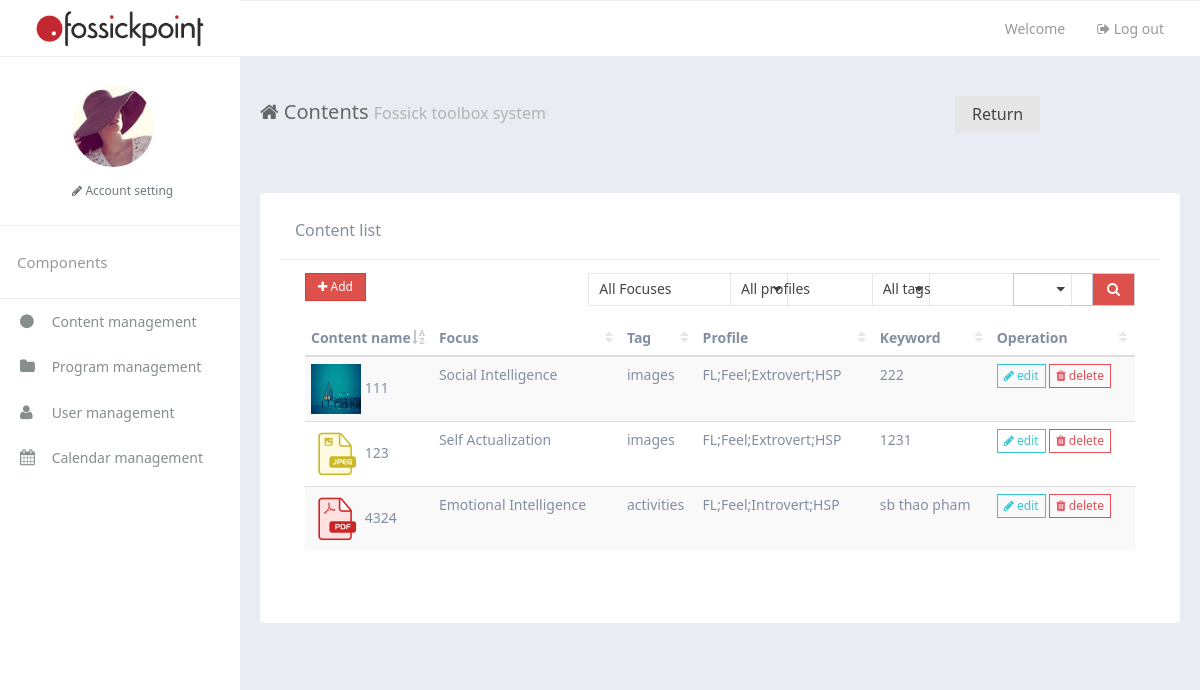
/toolbox/contents/ (signed in), run on an earlier commit of the app's database.
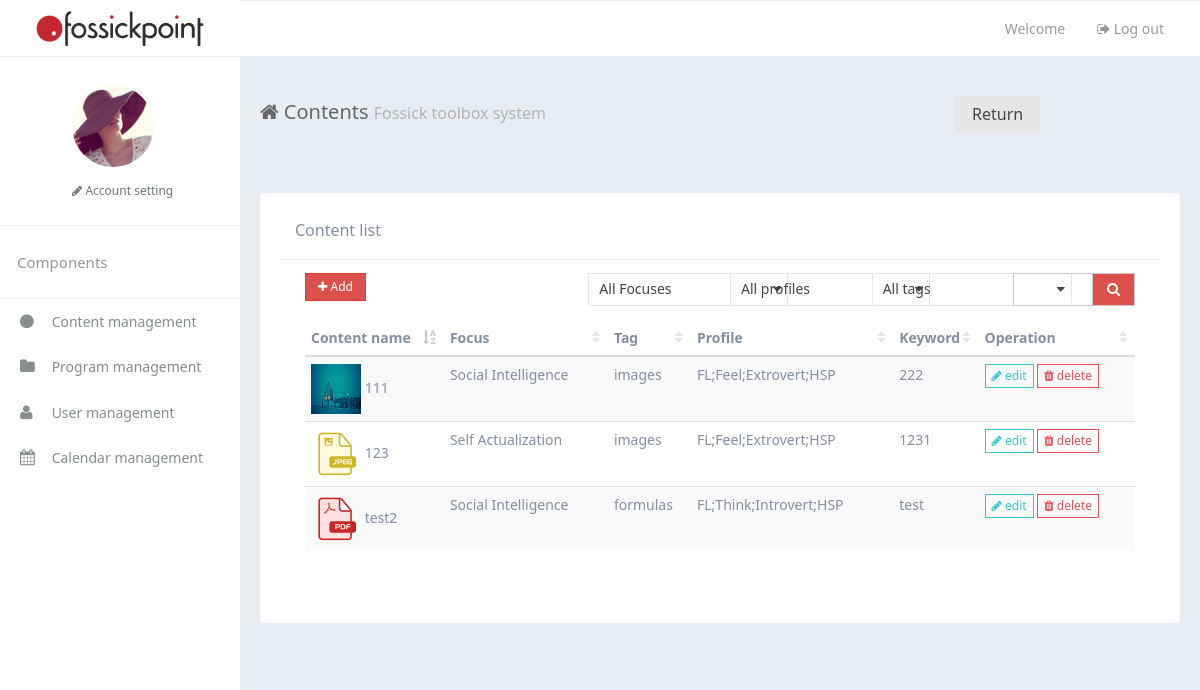
And on a later commit of the database.
### toolbox/models.py (models this page shows, shortened)
class Content(models.Model):
    name = models.CharField(max_length=100)
    type_choice = (('doc','doc'),('pdf','pdf'),('image', 'image'),('video', 'video'),('audio', 'audio'),('other','other'))
    type = models.CharField(max_length=30,choices=type_choice)
    focus_choice = (('Emotional Intelligence','Emotional Intelligence'),('Social Intelligence','Social Intelligence'),('Self Actualization','Self Actualization'))
    focus = models.CharField(max_length=30,choices=focus_choice,default='Emotional Intelligence')
    tag_choice = (('Images','Images'),('Formulas','Formulas'),('Activities','Activities'),('Skills','Skills'),('Social frameworks','Social frameworks'),('Concepts','Concepts'),('Myths & notions','Myths & notions'),('Principles','Principles'))
    tag = models.CharField(max_length=30,choices=tag_choice)
    thumbnail = models.ImageField(upload_to='contents/', null=True)
    profile = models.ManyToManyField(Profile)
    profileText = models.TextField(max_length=100,default='')
    keyword = models.CharField(max_length=100)
    address = models.FileField(upload_to='contents/')

### toolbox/views.py (the view, shortened to what this page needs)
def contents(request):
    if 'uuid' in request.session:
        contentList = Content.objects.all().values()
        for content in contentList:
            content["thumbnail"] = content["thumbnail"].split("/")[1]
        context = {'contentList':contentList}
        return render(request,"toolbox/contents.html",context)
    else:
        return HttpResponse("You have not login")

### toolbox/templates/toolbox/contents.html (shortened to what this page needs)
{% extends 'toolbox/_base.html' %} {% load static %}  {% block title %} Contents {% endblock %}
{% block main %}
<div class="row-content am-cf">
    <div class="row">
        <div class="am-u-sm-12 am-u-md-12 am-u-lg-12">
            <div class="widget am-cf">
                <div class="widget-head am-cf">
                    <div class="widget-title  am-cf">Content list</div>
                </div>
                <div class="widget-body  am-fr">
                    <div class="am-u-sm-12 am-u-md-4 am-u-lg-4">
                        <div class="am-form-group">
                            <div class="am-btn-toolbar">
                                <div class="am-btn-group am-btn-group-xs">
                                    <button type="button" class="am-btn am-btn-default am-btn-danger" id="add">
                                                    <span class="am-icon-plus"></span> Add</button>
                                </div>
                            </div>
                        </div>
                    </div>
                    <form id="searchForm" action="./content" method="post">
                    <div class="am-u-sm-12 am-u-md-4 am-u-lg-2">
                        <div class="am-form-group tpl-table-list-select">
                        </div>
                    </div>
                    <div class="am-u-sm-12 am-u-md-4 am-u-lg-2">
                        <div class="am-form-group tpl-table-list-select">
                        </div>
                    </div>
                    <div class="am-u-sm-12 am-u-md-4 am-u-lg-2">
                        <div class="am-form-group tpl-table-list-select" >
                        </div>
                    </div>
                    <div class="am-u-sm-12 am-u-md-12 am-u-lg-2">
                        <div class="am-input-group am-input-group-sm tpl-form-border-form cl-p">
                            <input type="text" class="am-form-field" name="keywordSearch">
                            <span class="am-input-group-btn">
                                <button class="am-btn  am-btn-default am-btn-danger tpl-table-list-field am-icon-search" type="submit" ></button></span>
                        </div>
                    </div>
                    </form>
                    <div class="am-u-sm-12">
                        <table width="100%" class="am-table am-table-compact am-table-striped tpl-table-black " id="example-r">
                            <thead>
                                <tr>
                                    <th>Content name</th>
                                    <th>Focus</th>
                                    <th>Tag</th>
                                    <th>Profile</th>
                                    <th>Keyword</th>
                                    <th>Operation</th>
                                </tr>
                            </thead>
                            <tbody id="contentTable">
                                {% if contentList %} {% for content in contentList %}
                                <tr class="gradeX">
                                    <td><img src="../static/{{content.thumbnail}}" style="width:50px; height:50px"> {{content.name}}</td>
                                    <td>{{content.focus}}</td>
                                    <td>{{content.tag}}</td>
                                    <td>{{content.profileText}}</td>
                                    <td>{{content.keyword}}</td>
                                    <td>
                                        <div class="tpl-table-black-operation">
                                            <a href="{% url 'content' contentID=content.id %}" class="tpl-table-black-operation-edit">
                                                            <i class="am-icon-pencil"></i> edit
                                                        </a>
                                            <a href="javascript:;" onclick="deleteContent({{content.id}})" class="tpl-table-black-operation-del">
                                                            <i class="am-icon-trash"></i> delete
                                                        </a>
                                        </div>
                                    </td>
                                </tr>
                                {% endfor %} {% endif %}
                            </tbody>
                        </table>
                    </div>
                    <div class="am-u-lg-12 am-cf">
                    </div>
                </div>
            </div>
        </div>
    </div>
</div>
{% endblock %}

### toolbox/templates/toolbox/_base.html (shortened to what this page needs)
{% load static %}
{% include 'toolbox/_header.html'%}
</head>
<body data-type="index">
    <div class="am-g tpl-g">
        <header>
            <div class="am-fl tpl-header-logo">
                <a href="javascript:;"><img src="{% static 'toolbox/img/logoa.png' %}" alt=""></a>
            </div>
            <div class="tpl-header-fluid">
                <div class="am-fr tpl-header-navbar">
                    <ul>
                        <li class="am-text-sm tpl-header-navbar-welcome">
                            <a>Welcome  </a>
                        </li>
                        <li class="am-text-sm">
                            <a href="javascript:;" onclick="logout()">
                                <span class="am-icon-sign-out"></span> Log out
                            </a>
                        </li>
                    </ul>
                </div>
            </div>
        </header>
        <div class="left-sidebar">
            <div class="tpl-sidebar-user-panel" style="padding-left:30%">
                <div class="tpl-user-panel-slide-toggleable">
                    <div class="tpl-user-panel-profile-picture">
                        <img src="{% static 'toolbox/img/user04.png' %}" alt="">
                    </div>
                    <a href="javascript:;" class="tpl-user-panel-action-link"> <span class="am-icon-pencil"></span> Account setting</a>
                </div>
            </div>
            <ul class="sidebar-nav">
                <li class="sidebar-nav-heading">Components</li>
                <li class="sidebar-nav-link">
                    <a href="{% url 'contents' %}" id="contentManagement">
                        <i class="am-icon-circle sidebar-nav-link-logo" ></i> Content management
                    </a>
                </li>
                <li class="sidebar-nav-link">
                    <a href="{% url 'program' %}" id="programManagement">
                        <i class="am-icon-folder sidebar-nav-link-logo" ></i> Program management
                    </a>
                </li>
                <li class="sidebar-nav-link">
                    <a href="{% url 'users' %}" id="userManagement">
                        <i class="am-icon-user sidebar-nav-link-logo"></i> User management
                    </a>
                </li>
                <li class="sidebar-nav-link">
                    <a href="../calendar" id="calendarManagement">
                        <i class="am-icon-calendar sidebar-nav-link-logo"></i> Calendar management
                    </a>
                </li>
            </ul>
        </div>
        <div class="tpl-content-wrapper mainContent">
            <div class="container-fluid am-cf">
                <div class="row">
                    <div class="am-u-sm-12 am-u-md-12 am-u-lg-9  am-btn-group am-btn-group-xs">
                        <div class="page-header-heading"><span class="am-icon-home page-header-heading-icon"></span>{% block title %} Home {% endblock %} <small>Fossick toolbox system</small></div>
                    </div>
                    <button id="return" onclick="goback()" class="am-btn am-btn-default">Return</button>
                </div>
            </div>
            {% block main %}
            {% endblock %}
        </div>
    </div>
{% include 'toolbox/_footer.html'%}

### toolbox/templates/toolbox/_header.html (shortened to what this page needs)
<!DOCTYPE html>
<html lang="en">
<head>
    {% load static %}
    <link rel="stylesheet" href="{% static 'toolbox/css/amazeui.min.css' %}" />
    <link rel="stylesheet" href="{% static 'toolbox/css/amazeui.datatables.min.css' %}" />
    <link rel="stylesheet" href="{% static 'toolbox/css/app.css' %}">

### toolbox/templates/toolbox/_footer.html (shortened to what this page needs)
{% load static %}
</body>
</html>

### toolbox/templates/toolbox/_header.html (style rules this page uses)
.mainContent { background-color: #e9ecf3; }

What changed in the data, as far as the page shows it:
removed Content: thumbnail (picture), name "4324", focus "Emotional Intelligence", tag "activities", profileText "FL;Feel;Introvert;HSP", keyword "sb thao pham"
added Content: thumbnail (picture), name "test2", focus "Social Intelligence", tag "formulas", profileText "FL;Think;Introvert;HSP", keyword "test"
